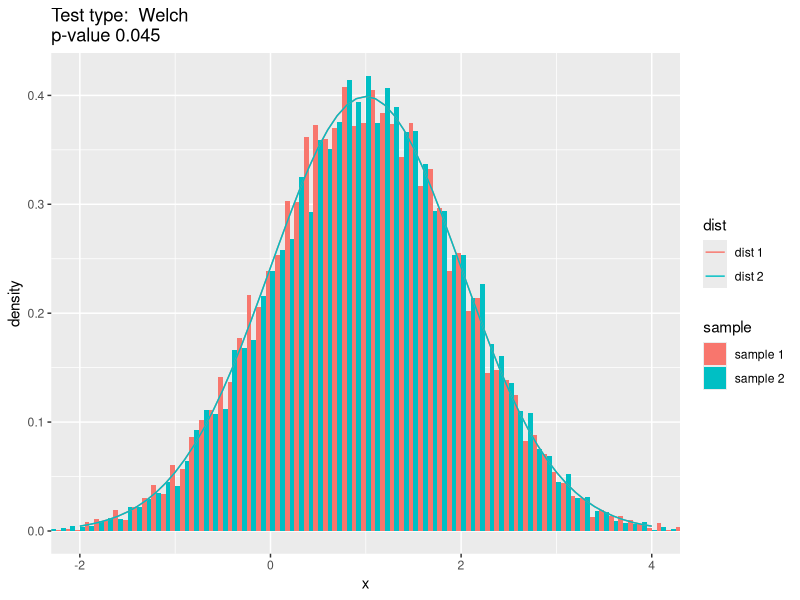
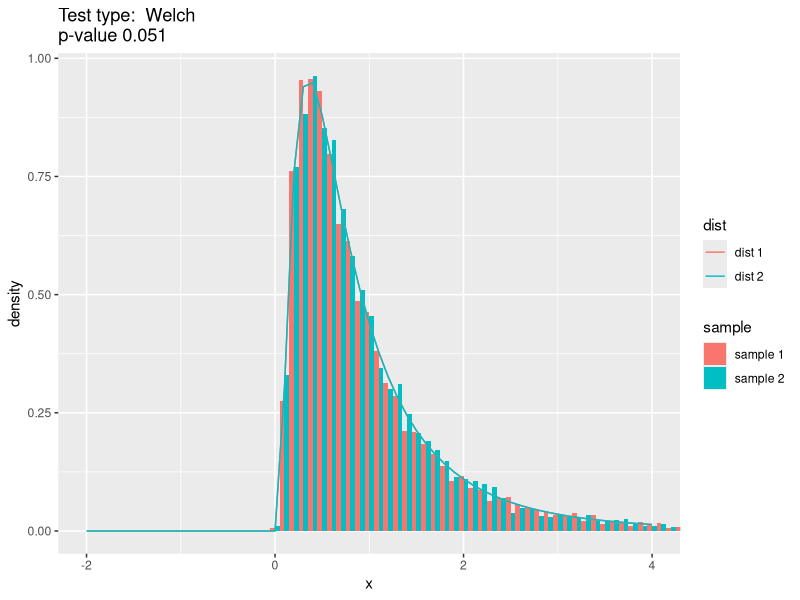
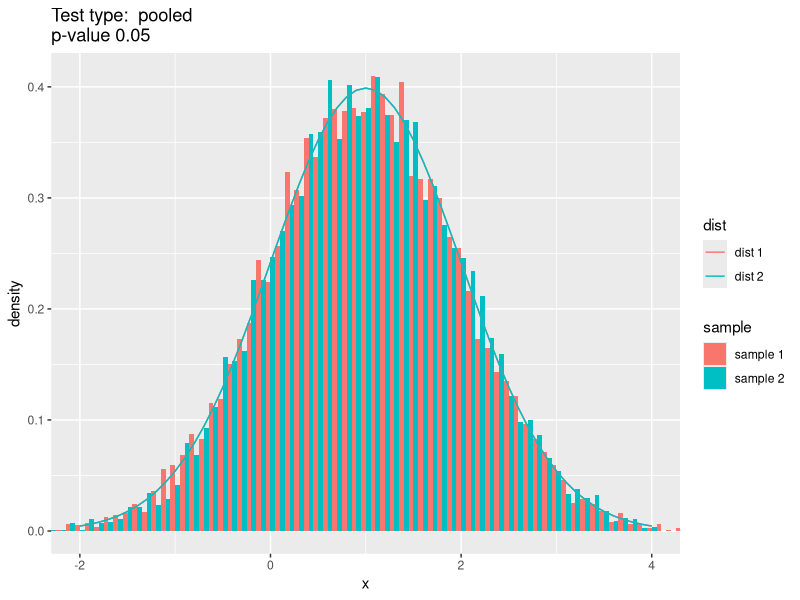
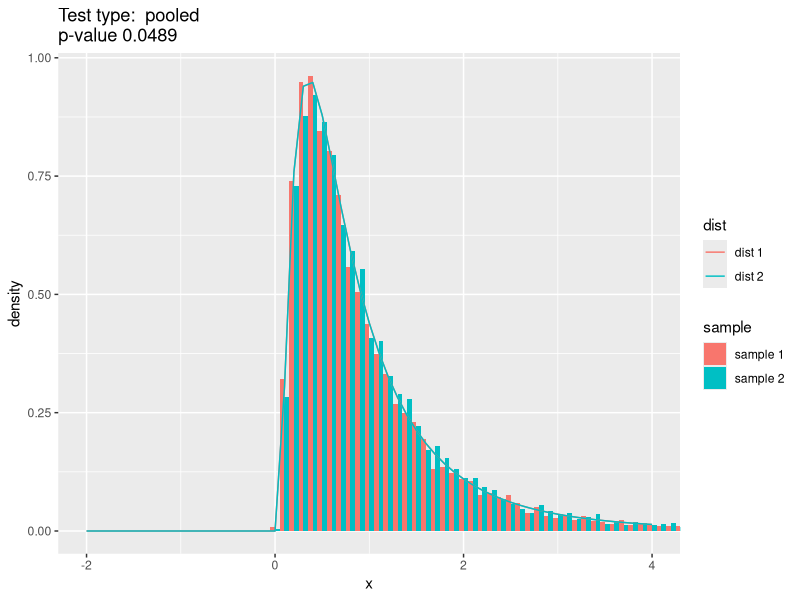
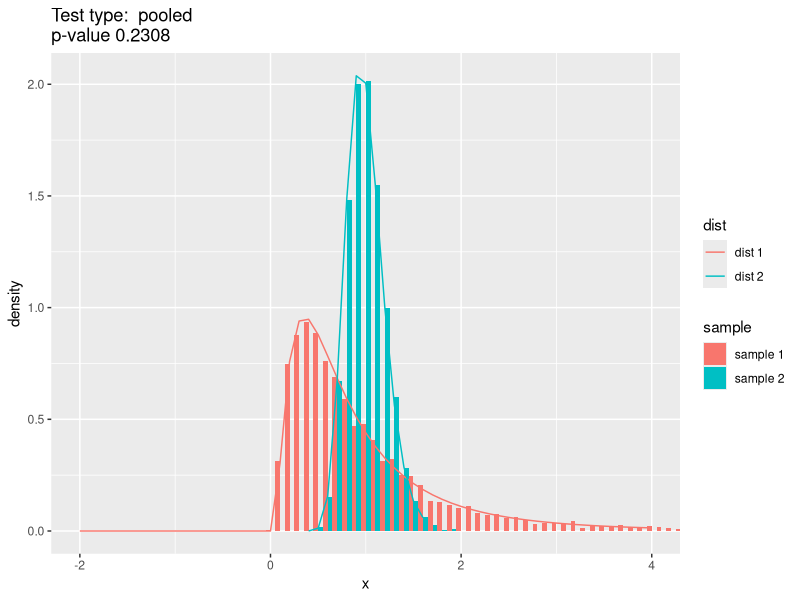

Write the R code that produced these figures, in order. (Note: a time limit stopped this script after it produced the figures.)
library(tidyverse)
library(lubridate)
library(scales)
library(mgcv)

# Vraag 3

# Voorbereiding: Lognormale verdeling
# Random generator voor de Log-normale distributie
rlnorm2 <- function(n, mu = 1, sd = 1) {
  exp_sdlog_sq <- 1 + sd ^ 2 / mu ^ 2
  sdlog <- sqrt(log(exp_sdlog_sq))
  meanlog <- log(mu / sqrt(exp_sdlog_sq))
  
  rlnorm(n, meanlog, sdlog)
}

# Density functie voor de Log-normale distributie
dlnorm2 <- function(n, mu = 1, sd = 1) {
  exp_sdlog_sq <- 1 + sd ^ 2 / mu ^ 2
  sdlog <- sqrt(log(exp_sdlog_sq))
  meanlog <- log(mu / sqrt(exp_sdlog_sq))
  
  dlnorm(n, meanlog, sdlog)
}

# We kunnen dit testen op een aantal verschillende combinaties voor de parameters $\mu_{L}$ en $\sigma_{L}$.
# Eerst maken we een data frame met verschillende combinaties voor $\mu_{L}$ en $\sigma_{L}$. Dan gebruiken we de functie sapply om de gemiddelde waarden te berekenen voor een sample.
# Als de functie goed gedefinieerd is, moeten de gemeten gemiddelde waarde en standaardafwijking overeenkomen met de waarden van de parameters.
#
# Het resultaat van deze berekening is een matrix, waarbij de eerste 2 rijen de parameters weergeven, en de laatste 2 rijen de (afgeronde) gemeten waarden.

test.params <- expand.grid(c(1, 2, 3), c(0.5, 1, 2))

sapply(1:nrow(test.params), function(i) {
  mu <- test.params[i, 1]
  sd <- test.params[i, 2]
  test.data <- rlnorm2(100000, mu, sd)
  list(
    mu = mu,
    sd = sd,
    sample_mu = round(mean(test.data), 1),
    sample_sd = round(sd(test.data), 1)
  )
})


# De gemeten waarde komt inderdaad overeen met de waarden van de parameters, dus de functie werkt zoals het hoort.

## Monte-Carlo simulatie functie

# Er wordt gevraagd om Monte-Carlo simulaties uit te voeren in een aantal verschillende situaties. Hiervoor definiëren we een functie, met volgende parameters (algemener dan in de vraagstelling)
#
# * dist (waarden **norm** of **lnorm**) : Data uit een normale/lognormale verdeling
# * n.total : totaal aantal samples voor steekproef 1 en steekproef 2 samen
# * sample.ratio (default 1) : verhouding van het aantal samples in steekproef 1 tov. steekproef 2, bv.
# + n.total = 200, sample.ratio = 3 leidt tot 150 samples in steekproef 1 en 50 in steekproef 2
# + de default waarde leidt tot een gelijk aantal samples
# * mu : gemiddelde waarde voor beide steekproeven
# * sd : standaardafwijking voor steekproef 1
# * sd.ratio : verhouding van standaardafwijking voor steekproef 1 tov. die van steekproef 2
# + sd.ratio = 5 betekent $\sigma_{1} = 1$ en $\sigma_{2} = 1/5$
#   * test.type (waarden **pooled** of **Welch**) : geeft aan of de t-test gebruik maakt van de "pooled" variantie, of van de Welch benadering voor het aantal vrijheidsgraden.
# * R (default 10000) : aantal Monte-Carlo simulaties in elk scenario
# * alpha (default 0.05) : p-value drempelwaarde
#
# De functie geeft een list terug met daarin de gebruikte (afgeleide) parameterwaarden en de berekende waarde voor de typeI fouten tov. drempelwaarde alpha.
# De list bevat daarnaast ook het laatste paar steekproeven, voor controle.

sim.mctest <- function(dist = c("norm", "lnorm"),
                       n.total,
                       sample.ratio = 1,
                       mu = 1,
                       sd = 1,
                       sd.ratio = 1,
                       test.type = c("pooled", "Welch"),
                       R = 10000,
                       alpha = 0.05) {
  # calculate sample sizes
  n1 <- n.total / (1 + 1 / sample.ratio)
  n2 <- n.total / (1 + sample.ratio)
  
  test.type <- test.type[1]
  if (!(test.type %in% c("pooled", "Welch"))) {
    stop(paste("Invalid test type", test.type))
  }
  # valid test type
  t.test.var.equal <- test.type == "pooled"
  
  mu1 <- mu
  mu2 <- mu
  sd1 <- sd
  sd2 <- sd / sd.ratio
  
  dist <- dist[1]
  if (!(dist %in% c("norm", "lnorm"))) {
    stop("invalid distribution")
  }
  
  # valid distribution type
  if (dist == "norm") {
    dist.fun <- rnorm
  } else {
    dist.fun <- rlnorm2
  }
  
  cnt.typeI <- 0
  for (i in 1:R) {
    d1 <- dist.fun(n1, mu1, sd1)
    d2 <- dist.fun(n2, mu2, sd2)
    
    pval <- t.test(d1, d2, var.equal = t.test.var.equal)$p.value
    if (pval < alpha) {
      cnt.typeI <- cnt.typeI + 1
    }
  }
  
  # output a list with all simulation parameters
  list(
    n.total = n.total,
    # total sample size
    n1 = n1,
    # sample 1 size
    n2 = n2,
    # sample 2 size,
    dist = dist,
    # distribution type
    test.type = test.type,
    # test type
    d1 = d1,
    # last d1 sample
    d2 = d2,
    # last d2 sample
    mu1 = mu1,
    mu2 = mu2,
    sd1 = sd1,
    sd2 = sd2,
    typeI.fout.pct = cnt.typeI / R
  )
  
}


## Test functie
# Om deze functie te testen definiëren we volgende functie.
# Deze functie resulteert in een ggplot object met daarin de (density) histogrammen van de laatste steekproeven, de theoretische density functie, en de berekende p-value.


eval.mctest <- function(test) {
  plot_data <-
    rbind(
      data.frame(sample = "sample 1", x = test$d1),
      data.frame(sample = "sample 2", x = test$d2)
    )
  
  # valid distribution type
  if (test$dist == "norm") {
    dist.fun <- dnorm
  } else {
    dist.fun <- dlnorm2
  }
  
  dist_data_1 <- tibble(
    dist = "dist 1",
    x = seq(test$mu1 - 3 * test$sd1, test$mu1 + 3 * test$sd1, by = 0.1),
    y = dist.fun(x, test$mu1, test$sd1)
  )
  dist_data_2 <- tibble(
    dist = "dist 2",
    x = seq(test$mu2 - 3 * test$sd2, test$mu2 + 3 * test$sd2, by = 0.1),
    y = dist.fun(x, test$mu2, test$sd2)
  )
  
  display_range <- c(min(c(
    min(dist_data_1$x), min(dist_data_2$x)
  )),
  max(c(
    max(dist_data_1$x), max(dist_data_2$x)
  )))
  
  p <- ggplot(plot_data, aes(x)) +
    geom_histogram(aes(y = ..density.., fill = sample),
                   position = "dodge",
                   binwidth = 0.1,
                   stat) +
    geom_line(aes(x, y, color = dist), data = dist_data_1) +
    geom_line(aes(x, y, color = dist), data = dist_data_2) +
    coord_cartesian(xlim = display_range) +
    ggtitle(paste(
      "Test type: ",
      test$test.type,
      "\np-value",
      test$typeI.fout.pct
    ))
  
  p
}

## Tests

# We voeren een aantal tests uit, met grote getallen, omdat in dit geval de berekende p-waarde de verwachte p-waarde van 0.05 goed moet benaderen.
#
# Een eerste test, met de normale verdeling

test1 <- sim.mctest(
  n.total = 20000,
  sample.ratio = 1,
  dist = "norm",
  mu = 1,
  sd = 1,
  sd.ratio = 1,
  test.type = "Welch",
  R = 10000,
  alpha = 0.05
)
eval.mctest(test1)

# Een tweede test, met de log-normale verdeling
test2 <- sim.mctest(
  n.total = 20000,
  sample.ratio = 1,
  dist = "lnorm",
  mu = 1,
  sd = 1,
  sd.ratio = 1,
  test.type = "Welch",
  R = 10000,
  alpha = 0.05
)
eval.mctest(test2)

# Een test, met de normale verdeling en de pooled-variance two-sample t-test.
test3 <- sim.mctest(
  n.total = 20000,
  sample.ratio = 1,
  dist = "norm",
  mu = 1,
  sd = 1,
  sd.ratio = 1,
  test.type = "pooled",
  R = 10000,
  alpha = 0.05
)
eval.mctest(test3)

# Een test, met de normale verdeling en de pooled-variance two-sample t-test en een log-normale verdeling.
test4 <- sim.mctest(
  n.total = 20000,
  sample.ratio = 1,
  dist = "lnorm",
  mu = 1,
  sd = 1,
  sd.ratio = 1,
  test.type = "pooled",
  R = 10000,
  alpha = 0.05
)
eval.mctest(test4)

test5 <- sim.mctest(
  n.total = 20000,
  sample.ratio = 1/3,
  dist = "lnorm",
  mu = 1,
  sd = 1,
  sd.ratio = 5,
  test.type = "pooled",
  R = 10000,
  alpha = 0.05
)
eval.mctest(test5)

## Scenario's
# Om alle scenario's uit te voeren, bouwen we eerst een data frame op met alle combinaties van voorwaarden :

params <- expand.grid(
  dist = c("norm", "lnorm"),
  sd.ratio = c(1, 5),
  n.total = c(20, 200),
  sample.ratio = c(1, 1 / 3),
  test.type = c("pooled", "Welch")
)

# En via lapply kunnen we de Monte-Carlo simulatie toepassen met de parameters in dit data frame.

sims <- sapply(1:nrow(params), function(i) {
  p <- params[i, ]
  
  p.val <- sim.mctest(
    n.total = p$n.total,
    sample.ratio = p$sample.ratio,
    dist = p$dist,
    mu = 1,
    sd = 1,
    sd.ratio = p$sd.ratio,
    test.type = p$test.type,
    R = 10000
  )$typeI.fout.pct
})

result <- params %>%
  mutate(p.val = sims)

result %>%
  arrange(sd.ratio, sample.ratio, test.type, dist, n.total)

# We kunnen de invloed van elk van de parameters bekijken door voor elke parameter een succes percentage te berekenen, dwz. het aantal gevallen waarbij de Monte-Carlo simulatie een "aanvaardbare" p-waarde oplevert.

success.rate <- function(p.val.threshold) {
  do.call("bind_rows", lapply(names(params), function(p) {
    res.table <- result %>%
      mutate(p.val.ok = p.val < p.val.threshold) %>%
      filter(p.val.ok == TRUE) %>%
      group_by_at(.vars = c(p, "p.val.ok")) %>%
      count() %>%
      ungroup() %>%
      mutate(parameter = p,
             success.pct = round(100 * n / 16, 0)) %>%
      rename_at(.vars = p, funs(paste0("value"))) %>%
      mutate(value = as.character(value)) %>%
      select(parameter, value, n, success.pct)
    
    
    res.table
  }))
}


# Voor een "aanvaardbare" p-waarde van 0.05 :
success.rate(0.05)

# Voor een "aanvaardbare" p-waarde van 0.055 :
success.rate(0.055)

# Voor een "aanvaardbare" p-waarde van 0.06 :
success.rate(0.06)

# De invloed van het type test, voor de verschillende combinaties van de andere parameters.

result %>%
  spread(test.type, p.val) %>%
  mutate(
    winner = if_else(pooled < Welch, "pooled", "Welch"),
    diff = round(100 * (Welch - pooled) / if_else(pooled < Welch, Welch, pooled), 1)
  )

## Conclusie
#
# De Monte-Carlo simulatie is efficiënter
#
# * voor een normale distributie dan voor een lognormale
# * wanneer de standaardafwijkingen van beide populaties gelijk zijn
# * wanneer de samples even groot zijn, en voldoende groot
# * voor gelijke standaardafwijkingen tov. verschillende standaardafwijkingen
# * een Welch t-test geeft betere resultaten dan een pooled, zeker wanneer de standaardafwijkingen verschillend zijn
